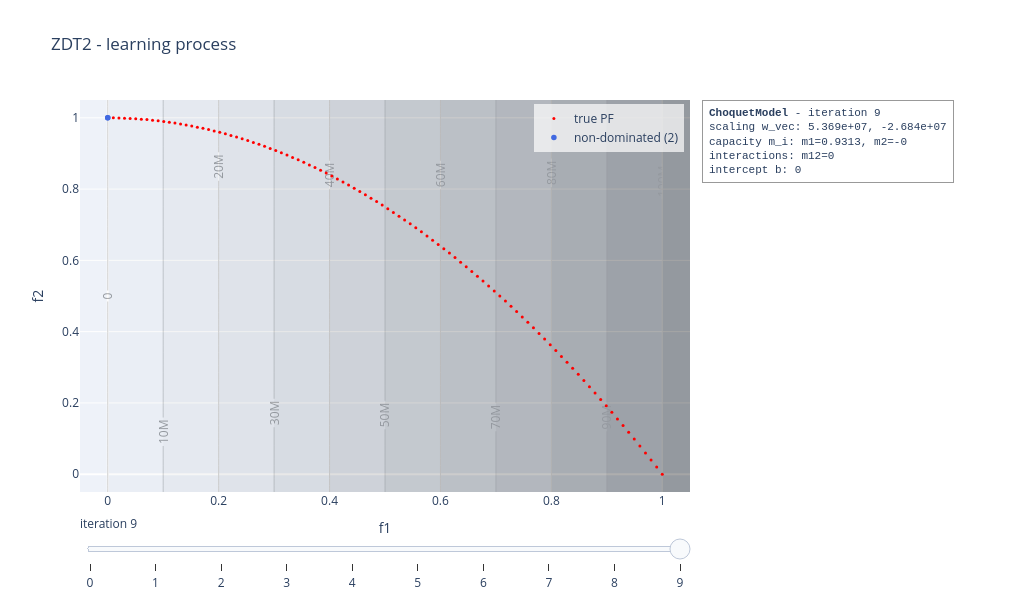

Write notebook code for a chart like this one.
### Code cell
choquet_model.visualise("learning", plot_scalarisation = True, show = False)

### Figure 1 — Plotly figure (JSON) as saved in the notebook; plotly's stock layout.template omitted (floating-point values rounded to 4 significant figures; data arrays with more than 128 entries replaced by an {"elided": "..."} marker saying what was removed)
{"data": [{"marker": {"color": "red", "size": 3}, "mode": "markers", "name": "true PF", "type": "scatter", "x": [0.0, 0.0101, 0.0202, 0.0303, 0.0404, 0.05051, 0.06061, 0.07071, 0.08081, 0.09091, 0.101, 0.1111, 0.1212, 0.1313, 0.1414, 0.1515, 0.1616, 0.1717, 0.1818, 0.1919, 0.202, 0.2121, 0.2222, 0.2323, 0.2424, 0.2525, 0.2626, 0.2727, 0.2828, 0.2929, 0.303, 0.3131, 0.3232, 0.3333, 0.3434, 0.3535, 0.3636, 0.3737, 0.3838, 0.3939, 0.404, 0.4141, 0.4242, 0.4343, 0.4444, 0.4545, 0.4646, 0.4747, 0.4848, 0.4949, 0.5051, 0.5152, 0.5253, 0.5354, 0.5455, 0.5556, 0.5657, 0.5758, 0.5859, 0.596, 0.6061, 0.6162, 0.6263, 0.6364, 0.6465, 0.6566, 0.6667, 0.6768, 0.6869, 0.697, 0.7071, 0.7172, 0.7273, 0.7374, 0.7475, 0.7576, 0.7677, 0.7778, 0.7879, 0.798, 0.8081, 0.8182, 0.8283, 0.8384, 0.8485, 0.8586, 0.8687, 0.8788, 0.8889, 0.899, 0.9091, 0.9192, 0.9293, 0.9394, 0.9495, 0.9596, 0.9697, 0.9798, 0.9899, 1.0], "y": [1.0, 0.9999, 0.9996, 0.9991, 0.9984, 0.9974, 0.9963, 0.995, 0.9935, 0.9917, 0.9898, 0.9877, 0.9853, 0.9828, 0.98, 0.977, 0.9739, 0.9705, 0.9669, 0.9632, 0.9592, 0.955, 0.9506, 0.946, 0.9412, 0.9362, 0.931, 0.9256, 0.92, 0.9142, 0.9082, 0.9019, 0.8955, 0.8889, 0.8821, 0.875, 0.8678, 0.8603, 0.8527, 0.8448, 0.8368, 0.8285, 0.82, 0.8113, 0.8025, 0.7934, 0.7841, 0.7746, 0.7649, 0.755, 0.7449, 0.7346, 0.7241, 0.7134, 0.7025, 0.6914, 0.68, 0.6685, 0.6568, 0.6448, 0.6327, 0.6203, 0.6078, 0.595, 0.5821, 0.5689, 0.5556, 0.542, 0.5282, 0.5142, 0.5001, 0.4857, 0.4711, 0.4563, 0.4413, 0.4261, 0.4107, 0.3951, 0.3792, 0.3632, 0.347, 0.3306, 0.3139, 0.2971, 0.2801, 0.2628, 0.2454, 0.2277, 0.2099, 0.1918, 0.1736, 0.1551, 0.1364, 0.1175, 0.09846, 0.07918, 0.05969, 0.04, 0.0201, 0.0]}, {"marker": {"color": "royalblue", "size": 5.5}, "mode": "markers", "name": "non-dominated (2)", "type": "scatter", "x": [0.0, 1e-08], "y": [1.0, 1.0]}, {"colorscale": [[0, "rgb(255,255,255)"], [0.125, "rgb(240,240,240)"], [0.25, "rgb(217,217,217)"], [0.375, "rgb(189,189,189)"], [0.5, "rgb(150,150,150)"], [0.625, "rgb(115,115,115)"], [0.75, "rgb(82,82,82)"], [0.875, "rgb(37,37,37)"], [1, "rgb(0,0,0)"]], "contours": {"showlabels": true}, "opacity": 0.35, "showlegend": false, "showscale": false, "type": "contour", "x": [-0.05, -0.03136, -0.01271, 0.005932, 0.02458, 0.04322, 0.06186, 0.08051, 0.09915, 0.1178, 0.1364, 0.1551, 0.1737, 0.1924, 0.211, 0.2297, 0.2483, 0.2669, 0.2856, 0.3042, 0.3229, 0.3415, 0.3602, 0.3788, 0.3975, 0.4161, 0.4347, 0.4534, 0.472, 0.4907, 0.5093, 0.528, 0.5466, 0.5653, 0.5839, 0.6025, 0.6212, 0.6398, 0.6585, 0.6771, 0.6958, 0.7144, 0.7331, 0.7517, 0.7703, 0.789, 0.8076, 0.8263, 0.8449, 0.8636, 0.8822, 0.9008, 0.9195, 0.9381, 0.9568, 0.9754, 0.9941, 1.013, 1.031, 1.05], "y": [-0.05, -0.03136, -0.01271, 0.005932, 0.02458, 0.04322, 0.06186, 0.08051, 0.09915, 0.1178, 0.1364, 0.1551, 0.1737, 0.1924, 0.211, 0.2297, 0.2483, 0.2669, 0.2856, 0.3042, 0.3229, 0.3415, 0.3602, 0.3788, 0.3975, 0.4161, 0.4347, 0.4534, 0.472, 0.4907, 0.5093, 0.528, 0.5466, 0.5653, 0.5839, 0.6025, 0.6212, 0.6398, 0.6585, 0.6771, 0.6958, 0.7144, 0.7331, 0.7517, 0.7703, 0.789, 0.8076, 0.8263, 0.8449, 0.8636, 0.8822, 0.9008, 0.9195, 0.9381, 0.9568, 0.9754, 0.9941, 1.013, 1.031, 1.05], "z": {"elided": "60x60 float values"}}], "layout": {"annotations": [{"align": "left", "bgcolor": "rgba(255,255,255,0.85)", "bordercolor": "#999999", "borderpad": 6, "borderwidth": 1, "font": {"family": "Courier New, monospace", "size": 11}, "showarrow": false, "text": "<b>ChoquetModel</b> - iteration 9<br>scaling w_vec: 5.369e+07, -2.684e+07<br>capacity m_i: m1=0.9313, m2=-0<br>interactions: m12=0<br>intercept b: 0", "x": 1.02, "xanchor": "left", "xref": "paper", "y": 1, "yanchor": "top", "yref": "paper"}], "height": 600, "legend": {"bgcolor": "rgba(255,255,255,0.7)", "x": 0.99, "xanchor": "right", "y": 0.99, "yanchor": "top"}, "margin": {"r": 330}, "showlegend": true, "sliders": [{"active": 9, "currentvalue": {"prefix": "iteration "}, "steps": [{"args": [["0"], {"frame": {"redraw": true}, "mode": "immediate"}], "label": "0", "method": "animate"}, {"args": [["1"], {"frame": {"redraw": true}, "mode": "immediate"}], "label": "1", "method": "animate"}, {"args": [["2"], {"frame": {"redraw": true}, "mode": "immediate"}], "label": "2", "method": "animate"}, {"args": [["3"], {"frame": {"redraw": true}, "mode": "immediate"}], "label": "3", "method": "animate"}, {"args": [["4"], {"frame": {"redraw": true}, "mode": "immediate"}], "label": "4", "method": "animate"}, {"args": [["5"], {"frame": {"redraw": true}, "mode": "immediate"}], "label": "5", "method": "animate"}, {"args": [["6"], {"frame": {"redraw": true}, "mode": "immediate"}], "label": "6", "method": "animate"}, {"args": [["7"], {"frame": {"redraw": true}, "mode": "immediate"}], "label": "7", "method": "animate"}, {"args": [["8"], {"frame": {"redraw": true}, "mode": "immediate"}], "label": "8", "method": "animate"}, {"args": [["9"], {"frame": {"redraw": true}, "mode": "immediate"}], "label": "9", "method": "animate"}]}], "title": {"text": "ZDT2 - learning process"}, "width": 1020, "xaxis": {"range": [-0.05, 1.05], "title": {"text": "f1"}}, "yaxis": {"range": [-0.05, 1.05], "title": {"text": "f2"}}}}
